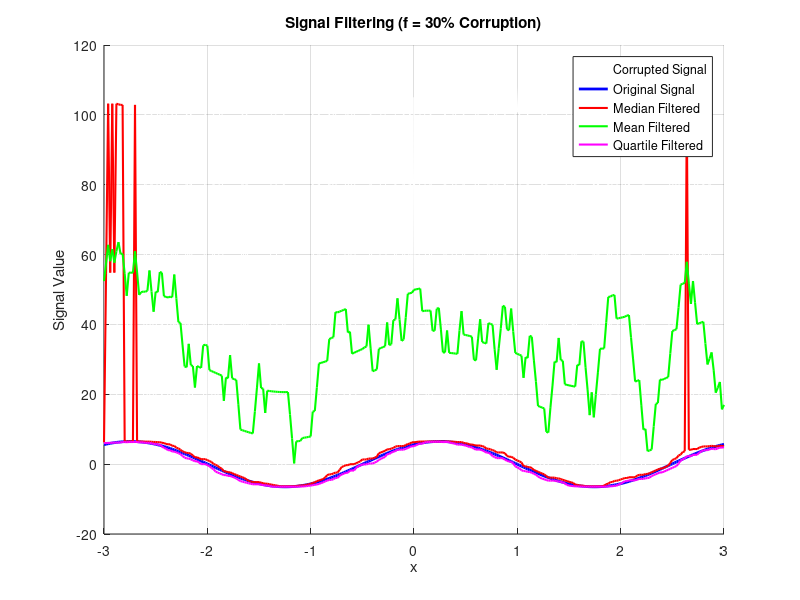
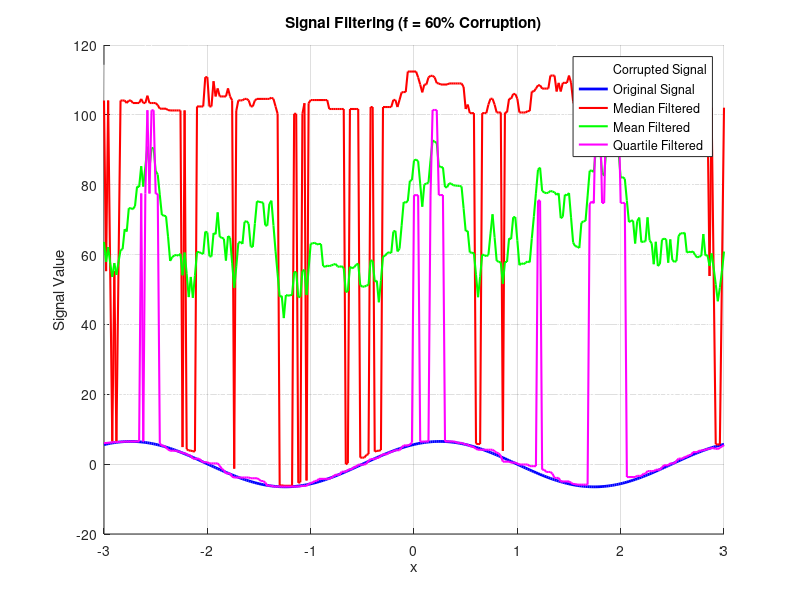

The MATLAB script that drew these images, in order:
% Clearing workspace and closing all previously opened figures
clear;
clc;
close all;

% --- Step 1.1: Generating the clean sine wave ---
x = -3:0.02:3; % Range of x, from -3 to 3 in steps of 0.02
y = 6.5 * sin(2.1 * x + pi/3); % Sine Curve Equation

% --- Step 1.2: Generating the corrupted sine wave (f = 30%) ---
f = 0.30;
n = length(y); % Total number of data points
z = y; % Initializing z as a copy of the clean signal

% Calculating the number of points to corrupt (30% of the points)
num_corrupt = round(f * n);

% Selecting indices at random to corrupt using randperm
indices_to_corrupt = randperm(n, num_corrupt);

% Generating random noise values between 100 and 120 using rand
noise = 100 + (120 - 100) * rand(1, num_corrupt);

% Replacing the values at the selected indices with the noise generated
z(indices_to_corrupt) = noise;



% --Step 2: Applying the three filters (mean, median and first quartile) --
w = 8; % The neighborhood width (8 to the left, 8 to the right)
y_median = zeros(1, n);
y_mean = zeros(1, n);
y_quartile = zeros(1, n);

for i = 1:n
    % Defining the start and end of the neighborhood
    % max/min functions handle the edges of the signal
    start_index = max(1, i - w);
    end_index = min(n, i + w);
    
    % Extracting the neighborhood from the corrupted signal z
    neighborhood = z(start_index:end_index);
    
    % Calculating the statistic for each filter
    y_median(i) = median(neighborhood);
    y_mean(i) = mean(neighborhood);
    y_quartile(i) = quantile(neighborhood, 0.25); % 0.25 for first quartile
end


% --- Step 3.1: Plotting the signals for f=30% ---
figure; % Creating a new figure window
hold on; % Allowing multiple plots on the same figure

% Plotting corrupted signal as white dots
plot(x, z, 'w-', 'DisplayName', 'Corrupted Signal'); 
plot(x, y, 'b-', 'LineWidth', 2, 'DisplayName', 'Original Signal');
plot(x, y_median, 'r-', 'LineWidth', 1.5, 'DisplayName', 'Median Filtered');
plot(x, y_mean, 'g-', 'LineWidth', 1.5, 'DisplayName', 'Mean Filtered');
plot(x, y_quartile, 'm-', 'LineWidth', 1.5, 'DisplayName', 'Quartile Filtered');

title('Signal Filtering (f = 30% Corruption)');
xlabel('x');
ylabel('Signal Value');
legend('show'); % Displaying the legend
grid on;
hold off;

% --- Step 3.2: Calculating and displaying the RMSE ---
rmse_median = sum((y - y_median).^2) / sum(y.^2);
rmse_mean = sum((y - y_mean).^2) / sum(y.^2);
rmse_quartile = sum((y - y_quartile).^2) / sum(y.^2);

fprintf('--- Results for f = 30%% ---\n');
fprintf('RMSE Median Filter: %f\n', rmse_median);
fprintf('RMSE Mean Filter:   %f\n', rmse_mean);
fprintf('RMSE Quartile Filter: %f\n\n', rmse_quartile);


% --- Repeating all steps for f = 60% ---

% --- Step 1: Generating the corrupted sine wave (f = 60%) ---
f = 0.60;
z = y; % Starting with a clean copy again

% Calculating the number of points to corrupt
num_corrupt = round(f * n);

% Getting random indices to corrupt using randperm
indices_to_corrupt = randperm(n, num_corrupt);

% Generating random noise values between 100 and 120
noise = 100 + (120 - 100) * rand(1, num_corrupt);

% Replacing the values with noise
z(indices_to_corrupt) = noise;

% -- Step 2: Applying the three filters (mean, median and first quartile)--
for i = 1:n
    start_index = max(1, i - w);
    end_index = min(n, i + w);
    neighborhood = z(start_index:end_index);
    
    y_median(i) = median(neighborhood);
    y_mean(i) = mean(neighborhood);
    y_quartile(i) = quantile(neighborhood, 0.25);
end

% --- Step 3.1: Plotting the signals for f=60% ---
figure;
hold on;
plot(x, z, 'w-', 'DisplayName', 'Corrupted Signal');
plot(x, y, 'b-', 'LineWidth', 2, 'DisplayName', 'Original Signal');
plot(x, y_median, 'r-', 'LineWidth', 1.5, 'DisplayName', 'Median Filtered');
plot(x, y_mean, 'g-', 'LineWidth', 1.5, 'DisplayName', 'Mean Filtered');
plot(x, y_quartile, 'm-', 'LineWidth', 1.5, 'DisplayName', 'Quartile Filtered');

title('Signal Filtering (f = 60% Corruption)');
xlabel('x');
ylabel('Signal Value');
legend('show');
grid on;
hold off;

% --- Step 3.2: Calculating and showing the RMSE ---
rmse_median = sum((y - y_median).^2) / sum(y.^2);
rmse_mean = sum((y - y_mean).^2) / sum(y.^2);
rmse_quartile = sum((y - y_quartile).^2) / sum(y.^2);

fprintf('--- Results for f = 60%% ---\n');
fprintf('RMSE Median Filter: %f\n', rmse_median);
fprintf('RMSE Mean Filter:   %f\n', rmse_mean);
fprintf('RMSE Quartile Filter: %f\n', rmse_quartile);